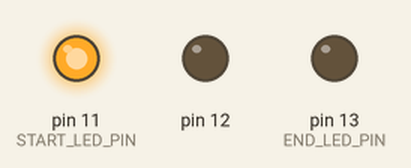
The program below on a simulated Arduino Uno, built with avr-gcc and run on an emulated ATmega328P. Parts: output pins drawn as LEDs (lit = HIGH).

Above: at 0.05 s.
At 0.55 s:
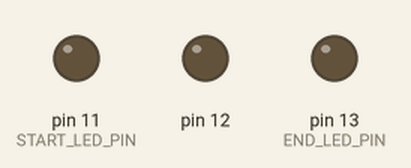
At 0.75 s:
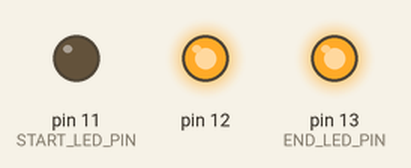
At 1.05 s:
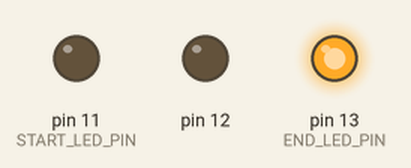
At 1.45 s:
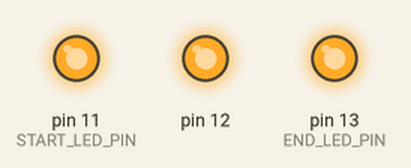
At 2.75 s:
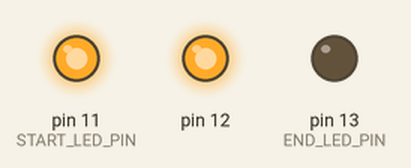
Timing chart, 0 to 3.0 s (numbered marks = the images above):
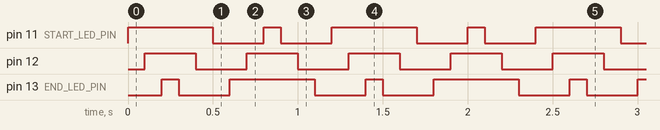

The program:

main.cpp
```cpp
// Load in our dependencies
#include "Arduino.h"

// Define our constants
int START_LED_PIN = 11;
int END_LED_PIN = 13;
int STEP_DURATION = 100; // ms

// Define our logic
void setup()
{
  // Configure our pins
  for (int led_pin = START_LED_PIN; led_pin <= END_LED_PIN; led_pin += 1) {
    pinMode(led_pin, OUTPUT);
  }
}

void loop()
{
  // For each of our LEDs in ascending order
  for (int led_pin = START_LED_PIN; led_pin <= END_LED_PIN; led_pin += 1) {
    // Turn on our LED
    // [ ][ ][ ] -> [x][ ][ ] ->... [x][x][x]
    digitalWrite(led_pin, HIGH);

    // Wait before turning on next LED
    delay(STEP_DURATION);
  }

  // For each of our LEDs in descending order
  for (int led_pin = END_LED_PIN; led_pin >= START_LED_PIN; led_pin -= 1) {
    // Turn off our LED
    // [x][x][x] -> [x][x][ ] ->... [ ][ ][ ]
    digitalWrite(led_pin, LOW);

    // Wait before turning off next LED
    delay(STEP_DURATION);
  }

  // For each of our LEDs in descending order
  for (int led_pin = END_LED_PIN; led_pin >= START_LED_PIN; led_pin -= 1) {
    // Turn on our LED
    // [ ][ ][ ] -> [ ][ ][x] ->... [x][x][x]
    digitalWrite(led_pin, HIGH);

    // Wait before turning on next LED
    delay(STEP_DURATION);
  }

  // For each of our LEDs in ascending order
  for (int led_pin = START_LED_PIN; led_pin <= END_LED_PIN; led_pin += 1) {
    // Turn off our LED
    // [x][x][x] -> [ ][x][x] ->... [ ][ ][ ]
    digitalWrite(led_pin, LOW);

    // Wait before turning off next LED
    delay(STEP_DURATION);
  }
}
```

Measured:
- by itself, pin 11 (START_LED_PIN): repeats every 1.2 s: LOW 0.30 s, HIGH 0.10 s, LOW 0.30 s, HIGH 0.50 s
- by itself, pin 12: alternates HIGH for 0.30 s and LOW for 0.30 s
- by itself, pin 13 (END_LED_PIN): repeats every 1.2 s: LOW 0.30 s, HIGH 0.50 s, LOW 0.30 s, HIGH 0.10 s
